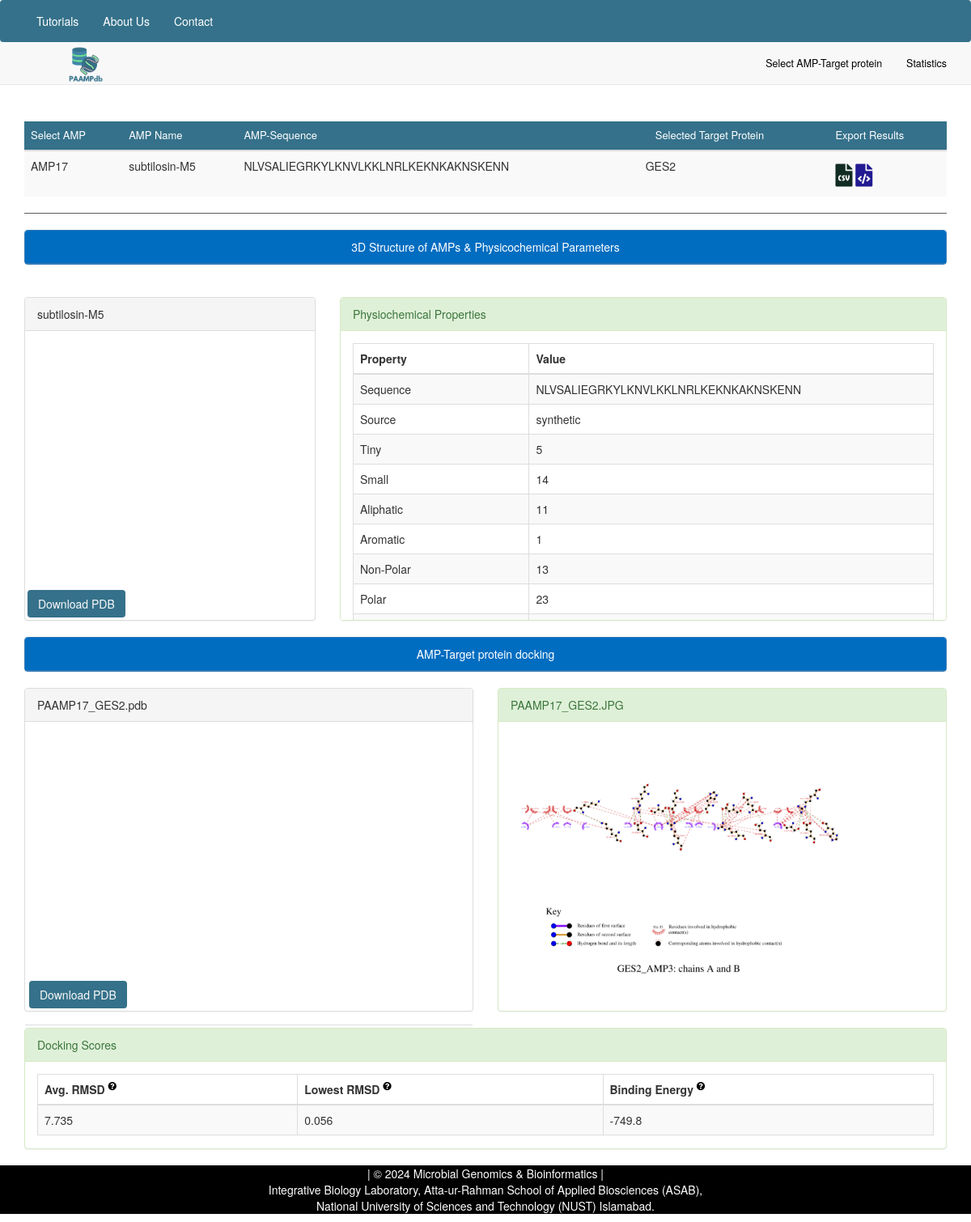
Before: /protein/17/ with the older database file.
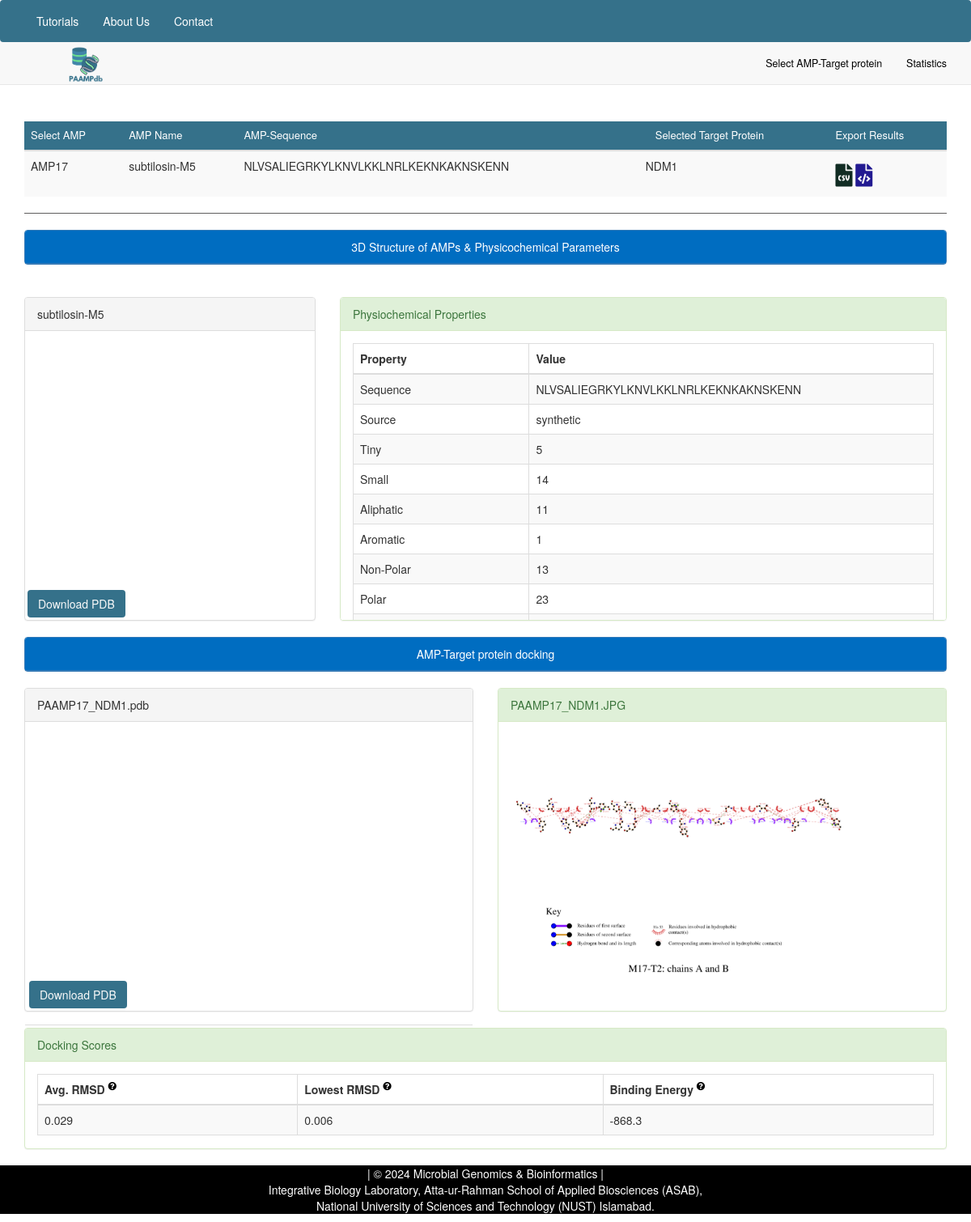
After: the same page with the newer database file.
### docking/models.py (models this page shows, shortened)
class AMP(models.Model):
    target_protein = models.ForeignKey(TargetProtein, on_delete=models.SET_NULL, null=True, blank=True)
    amp_no = models.CharField(max_length=100, unique=True)
    name = models.CharField(max_length=255)
    sequence = models.TextField()
    source = models.CharField(max_length=255)
    tiny_number = models.IntegerField()
    small_number = models.IntegerField()
    aliphatic_number = models.IntegerField()
    aromatic_number = models.IntegerField()
    nonpolar_number = models.IntegerField()
    polar_number = models.IntegerField()
    charged_number = models.IntegerField()
    basic_number = models.IntegerField()
    acidic_number = models.IntegerField()
    tiny_mole = models.FloatField()
    small_mole = models.FloatField()
    aliphatic_mole = models.FloatField()
    aromatic_mole = models.FloatField()
    nonpolar_mole = models.FloatField()
    polar_mole = models.FloatField()
    charged_mole = models.FloatField()
    basic_mole = models.FloatField()
    acidic_mole = models.FloatField()
    molecular_weight = models.CharField(max_length=50)
    length = models.IntegerField()
    isoelectric_point = models.CharField(max_length=50)
    aliphatic_index = models.FloatField()
    antigenic = models.CharField(max_length=255)
    toxicity = models.CharField(max_length=255)
    cpp = models.CharField(max_length=255)
    charge = models.CharField(max_length=50)
    instability_index = models.CharField(max_length=50)
    hydrophobicity = models.CharField(max_length=50)
    hydrophobic_moment = models.CharField(max_length=50)
    boman_index = models.CharField(max_length=50)
    hp = models.CharField(max_length=50)
    antimicrobial = models.CharField(max_length=255)
    half_life = models.CharField(max_length=255)
    pdb_name = models.CharField(("PDBName"), max_length=1000)
    pdb_file = models.FileField(upload_to='amp_pdb_files/', null=True, blank=True)

class TargetProtein(models.Model):
    target_protein = models.CharField(max_length=255, unique=True)
    def __str__(self):
        return self.target_protein

class Dock(models.Model):
    amp = models.ForeignKey(AMP, on_delete=models.CASCADE)
    target_protein = models.ForeignKey(TargetProtein, on_delete=models.CASCADE)
    dock = models.CharField(max_length=255)
    pdb_structure = models.FileField(upload_to='dock_pdb_files/', null=True, blank=True)
    pdb_structure_name = models.CharField(max_length=1000)
    avg_rmsd = models.CharField(max_length=50)
    lowest_rmsd = models.CharField(max_length=50)
    binding_energy = models.CharField(max_length=50)
    ligplot = models.CharField(max_length=50)

### docking/views.py (the view)
# urls.py: path("<int:proteins_id>", views.protein, name='protein'),
def protein(request, proteins_id):
    protein = get_object_or_404(AMP, pk=proteins_id)
    target_protein = protein.target_protein
    dock = Dock.objects.filter(amp=protein, target_protein=target_protein)
    return render(request, "protein.html", {
        "protein": protein,
        "dock": dock,
    })

### docking/templates/protein.html (shortened to what this page needs)
{% extends 'base.html' %}
{% block content %}
{% load static %}
<head>
    <link rel="stylesheet" href="https://cdnjs.cloudflare.com/ajax/libs/OwlCarousel2/2.3.4/assets/owl.carousel.min.css" />
    <link rel="stylesheet" href="https://cdnjs.cloudflare.com/ajax/libs/OwlCarousel2/2.3.4/assets/owl.theme.default.min.css" />
    <link rel="stylesheet" href="https://cdnjs.cloudflare.com/ajax/libs/font-awesome/4.7.0/css/font-awesome.min.css">
    <link rel="stylesheet" href="https://cdnjs.cloudflare.com/ajax/libs/font-awesome/5.15.3/css/all.min.css">
</head>
<body>
    <table class="table table-striped w-auto">
        <thead style="background-color: #35718A; color: white;">
            <tr>
                <th scope="col" style="font-size: small; font-weight: normal;">Select AMP</th>
                <th scope="col" style="font-size: small; font-weight: normal;">AMP Name</th>
                <th scope="col" style="font-size: small; font-weight: normal;">AMP-Sequence</th>
                <th scope="col" style="font-size: small; font-weight: normal; padding-left: 20px;">Selected Target Protein</th>
                <th scope="col" style="font-size: small; font-weight: normal;">Export Results</th>
            </tr>
        </thead>
        <tbody>
            <tr class="table-info">
                <td>AMP{{ protein.id }}</td>
                <td>{{ protein.name }}</td>
                <td>{{ protein.sequence }}</td>
                <td>{{ protein.target_protein }}</td>
                <td>
                    <button onclick="exportTableToCSV('table-data.csv')" style="background-color: #f9f9f9; font-size: 28px; margin: 0; padding: 0;"><i class="fas fa-file-csv" style="color: rgb(17, 44, 35); margin-top: -10px;"></i></button>
                    <button onclick="exportTableToXML('table-data.xml')" style="background-color: #f9f9f9; font-size: 28px; margin: 0; padding: 0;"><i class="fas fa-file-code" style="color: rgb(34, 26, 145); margin-top: -10px;"></i></button>
                </td>
            </tr>
        </tbody>
    </table>
    <hr />
    <div class="row">
        <div class="col-md-12 col-sm-12 col-xs-20">
            <div class="panel panel-primary">
                <div class="panel-heading" align="center" style="background-color: #006dc1;">
                    3D Structure of AMPs & Physicochemical Parameters
                </div>
            </div>
        </div>
    </div>
    <div class="row">
        <div class="col-md-4 col-sm-4 col-xs-12">
            <div class="panel panel-default" style="height: 400px;">
                <div class="panel-heading">{{ protein.name }}</div>
                <div>
                    <div id="container-01" class="mol-container"></div>
                    <div>
                        <a style="background-color: #35718A; color: #f9f9f9; margin: 20px; margin-left: 3px;" role="button" href='/static/amp-pdb/{{ protein.pdb_name }}' download='/static/amp-pdb/{{ protein.pdb_name }}' class="btn btn-light text-dark ml-0">
                            Download PDB
                        </a>
                    </div>
                </div>
            </div>
        </div>
        <div class="col-md-8 col-sm-8 col-xs-12">
            <div class="panel panel-success" style="height: 400px; overflow: scroll;">
                <div class="panel-heading">Physiochemical Properties</div>
                <div class="panel-body">
                    <div class="table-responsive">
                        <table class="table table-striped table-bordered table-hover">
                            <thead>
                                <tr>
                                    <th>Property</th>
                                    <th>Value</th>
                                </tr>
                            </thead>
                            <tbody>
                                <tr>
                                    <td>Sequence</td>
                                    <td>{{ protein.sequence }}</td>
                                </tr>
                                <tr>
                                    <td>Source</td>
                                    <td>{{ protein.source }}</td>
                                </tr>
                                <tr>
                                    <td>Tiny</td>
                                    <td>{{ protein.tiny_number }}</td>
                                </tr>
                                <tr>
                                    <td>Small</td>
                                    <td>{{ protein.small_number }}</td>
                                </tr>
                                <tr>
                                    <td>Aliphatic</td>
                                    <td>{{ protein.aliphatic_number }}</td>
                                </tr>
                                <tr>
                                    <td>Aromatic</td>
                                    <td>{{ protein.aromatic_number }}</td>
                                </tr>
                                <tr>
                                    <td>Non-Polar</td>
                                    <td>{{ protein.nonpolar_number }}</td>
                                </tr>
                                <tr>
                                    <td>Polar</td>
                                    <td>{{ protein.polar_number }}</td>
                                </tr>
                                <tr>
                                    <td>Charged Number</td>
                                    <td>{{ protein.charged_number }}</td>
                                </tr>
                            </tbody>
                        </table>
                    </div>
                </div>
            </div>
        </div>
    </div>
    {% for dock in dock %}
    <div class="row">
        <div class="col-md-12 col-sm-12 col-xs-20">
            <div class="panel panel-primary">
                <div class="panel-heading" align="center" style="background-color: #006dc1;" >
                    AMP-Target protein docking
                </div>
            </div>
        </div>
    </div>
    <div class="row">
        <div class="col-md-6 col-sm-4 col-xs-13">
            <div class="panel panel-default" style="height: 400px;">
                <div class="panel-heading">
                    {{ dock.pdb_structure_name }}
                </div>
                <div id="docking">
                    <div class="nav nav-tabs content-center">
                        <div id="container-02" class="mol-container"></div>
                        <div class="container-fluid physico-chemical-property-container m-t-50" align="left" style="position: relative;">
                            <div>
                                <a style="background-color: #35718A; color: #f9f9f9; margin: 20px; margin-left: -10px;" role="button" href='/static/dock-pdb/{{ dock.pdb_structure_name }}' download='/static/dock-pdb/{{ dock.pdb_structure_name }}' class="btn btn-light text-dark ml-0">Download PDB
                                </a>
                            </div>
                        </div>
                    </div>
                </div>
            </div>
        </div>
        <div class="col-md-6 col-sm-5 col-xs-10">
            <div class="panel panel-success" style="height: 400px;">
                <div class="panel-heading">
                    {{dock.ligplot}}
                </div>
                <div class="panel-body">
                    <div class="table-responsive">
                        <div id="owl-demo" class="owl-carousel owl-theme">
                            <div class="item">
                                <img src="{% static 'Ligplot/'|add:dock.ligplot %}" alt="Dock Image" style="margin-left: -50px;">
                            </div>
                        </div>
                    </div>
                </div>
            </div>
        </div>
    </div>
    <section>
        <div class="col-md-13 col-sm-13 col-xs-18">
            <div class="panel panel-success" style="height: 150px;">
                <div class="panel-heading">
                    Docking Scores
                </div>
                <div class="panel-body">
                    <div class="table-responsive">
                        <table class="table table-striped table-bordered table-hover">
                            <thead>
                                <tr>
                                    <th>Avg. RMSD
                                        <sup><i style="color: rgb(0, 0, 0);" class="fas fa-question-circle" data-toggle="tooltip" data-placement="bottom" title="Root Mean Square Deviation with a 4˚A criteria was used to clusterize Cα protein backbone atoms"></i>
                                            </sup>
                                    </th>
                                    <th>Lowest RMSD
                                        <sup><i style="color: rgb(0, 0, 0);" class="fas fa-question-circle" data-toggle="tooltip" data-placement="bottom" title="DFIRE energy scores for the top five docking structure clusters. Higher scores signify more optimal solutions"></i>
                                            </sup>
                                    </th>
                                    <th>Binding Energy
                                        <sup><i style="color: rgb(0, 0, 0);" class="fas fa-question-circle" data-toggle="tooltip" data-placement="bottom" title="DFIRE energy scores for the top five docking structure clusters. Higher scores signify more optimal solutions"></i>
                                            </sup>
                                    </th>
                                </tr>
                            </thead>
                            <tbody>
                                <tr>
                                    <td>{{dock.avg_rmsd}}</td>
                                    <td>{{dock.lowest_rmsd}}</td>
                                    <td>{{dock.binding_energy}}</td>
                                </tr>
                            </tbody>
                        </table>
                    </div>
                </div>
            </div>
        </div>
        </div>
</body>
{% endfor %}
{% endblock %}

### docking/templates/base.html (shortened to what this page needs)
<!DOCTYPE html>
<html lang="en">
{% load static %}
<link href="//maxcdn.bootstrapcdn.com/bootstrap/3.3.0/css/bootstrap.min.css" rel="stylesheet" id="bootstrap-css">
<nav class="navbar navbar-default navbar-doublerow navbar-trans navbar-fixed-top">
    <nav class="navbar navbar-top">
        <div class="container">
            <ul class="nav navbar-nav pull-left">
                <li>
                    <a class="nav-link" href=" {% url 'tutorial' %}">Tutorials</a></li>
                <li><a class="nav-link " href="{% url 'about_us' %}">About Us</a></li>
                <li><a class="nav-link " href="{% url 'contact' %}">Contact</a></li>
            </ul>
        </div>
    </nav>
    <nav class="navbar navbar-down ">
        <div class="container ">
            <div class="flex-container ">
                <div class="navbar-header flex-item ">
                    <a class="navbar-brand " href="{% url 'index' %} ">
                        <img src="{% static 'PAAMP_Logo.png' %} " width="50 ">
                    </a>
                </div>
                <div class="collapse navbar-collapse " id="navbar-collapse ">
                    <ul class="nav navbar-nav flex-item hidden-xs navbar-right ">
                        <li><a href="{% url 'search' %} " data-toggle="tab">Select AMP-Target protein</a></li>
                        <li><a href="{% url 'stats' %} " data-toggle="tab">Statistics</a></li>
                    </ul>
                </div>
            </div>
        </div>
    </nav>
</nav>
<div class="container ">
    {% block content %} {% endblock %}
<section>
    <div>
        <footer class="footer" style="margin: 0; padding: 0; padding-bottom: 0; margin-top: 0; ">
            <p> | &copy; 2024 Microbial Genomics & Bioinformatics |<br> Integrative Biology Laboratory, Atta-ur-Rahman School of Applied Biosciences (ASAB), <br> National University of Sciences and Technology (NUST) Islamabad.</p>
            </footer>
    </div>
</section>

Changed rows visible on the page:
no longer on this page (row unchanged): Dock: pdb_structure_name "PAAMP17_GES2.pdb", ligplot "PAAMP17_GES2.JPG", ligplot (picture), avg_rmsd "7.735", lowest_rmsd "0.056", binding_energy "-749.8"
changed AMP "subtilosin-M5": target_protein "GES2" → "NDM1"
now on this page (row unchanged): Dock: pdb_structure_name "PAAMP17_NDM1.pdb", ligplot "PAAMP17_NDM1.JPG", ligplot (picture), avg_rmsd "0.029", lowest_rmsd "0.006", binding_energy "-868.3"
